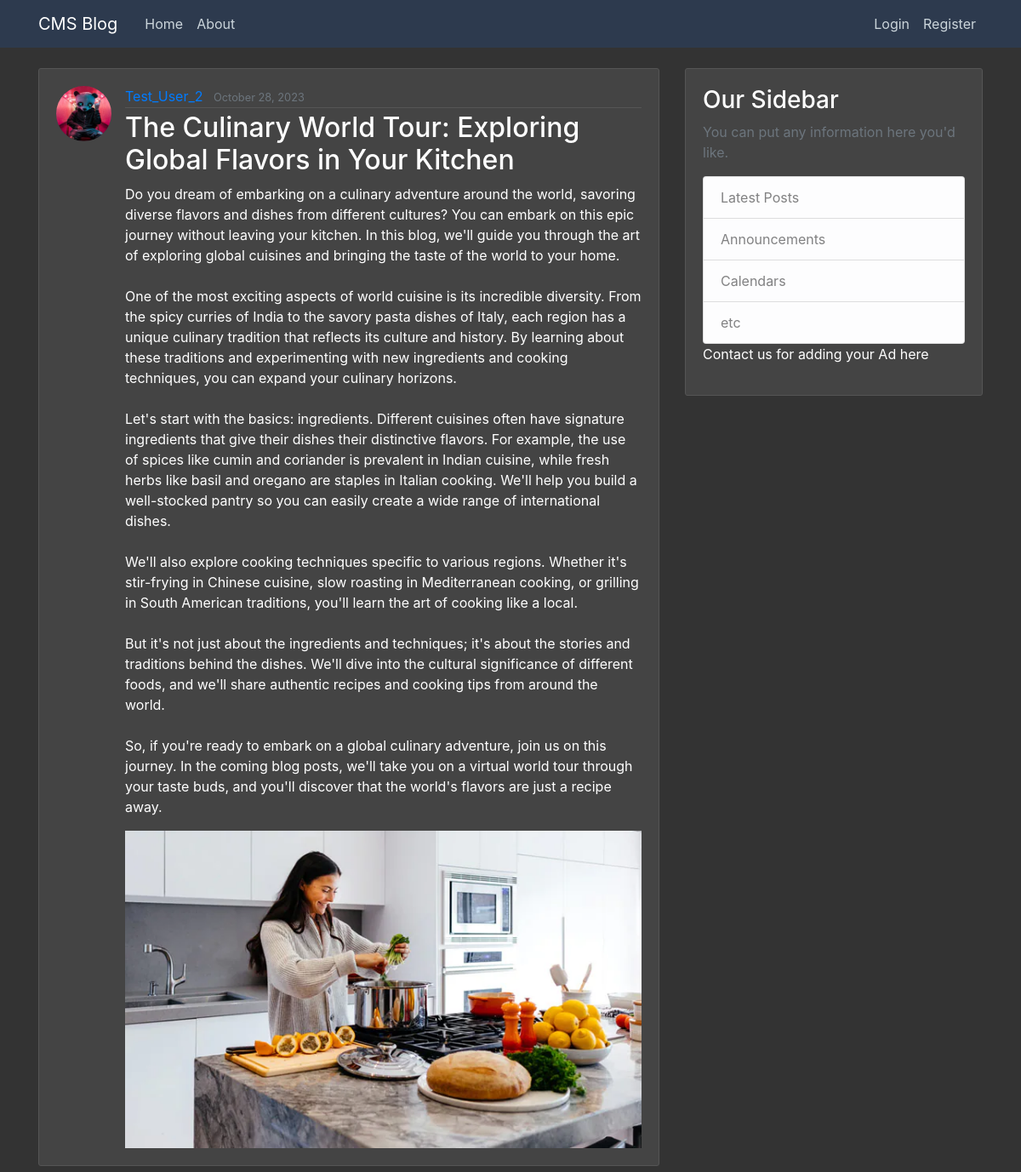
Screenshot of /post/9/ with the database file from the repository.
### cms_app/models.py (models this page shows, shortened)
class Post(models.Model):
    title = models.CharField(max_length=100)
    content = models.TextField()
    date_posted = models.DateTimeField(default=timezone.now)
    author = models.ForeignKey(User, on_delete=models.CASCADE)
    image = models.ImageField(upload_to='blog_images/', blank=True, null=True)
    video = models.FileField(upload_to='blog_videos/', blank=True, null=True)

### users/models.py (models this page shows, shortened)
class Profile(models.Model):
    user = models.OneToOneField(User, on_delete=models.CASCADE)
    image = models.ImageField(default='default.jpg', upload_to='profile_pics')

### cms_app/views.py (the view)
# urls.py: path('post/<int:pk>/', PostDetailView.as_view(), name='post-detail'),
class PostDetailView(DetailView):
    model = Post

### cms_app/templates/cms_app/post_detail.html (shortened to what this page needs)
{% extends "cms_app/base.html" %}
{% block content %}
  <article class="media content-section">
    <img class="rounded-circle article-img" src="{{ object.author.profile.image.url }}">
    <div class="media-body">
      <div class="article-metadata">
        <a class="mr-2" href="{% url 'user-posts' object.author.username %}">{{ object.author }}</a>
        <small class="text-muted">{{ object.date_posted|date:"F d, Y" }}</small>
      </div>
      <h2 class="article-title">{{ object.title }}</h2>
      <p class="article-content">{{ object.content }}</p>
      {% if object.image %}
        <img src="{{ object.image.url }}" class="img-fluid" alt="Post Image">
      {% endif %}
    </div>
  </article>
{% endblock content %}

### cms_app/static/css/main.css (style rules this page uses)
body { background: #fafafa; color: #333333; margin-top: 5rem; }
h1, h2, h3, h4, h5, h6 { color: #444444; }
.content-section { background: #ffffff; padding: 10px 20px; border: 1px solid #dddddd; border-radius: 3px; margin-bottom: 20px; }
.article-title { color: #444444; }
.article-content { white-space: pre-line; }
.article-img { height: 65px; width: 65px; margin-right: 16px; }
.article-metadata { padding-bottom: 1px; margin-bottom: 4px; border-bottom: 1px solid #e3e3e3 }

### cms_app/templates/cms_app/base.html (style rules this page uses)
body { background: #333; color: #fff; margin-top: 5rem; }
h1, h2, h3, h4, h5, h6 { color: #fff; }
.content-section { background: #444; padding: 20px; border: 1px solid #555; border-radius: 3px; margin-bottom: 20px; }
.article-title { color: #fff; text-decoration: none; }
.article-content { white-space: pre-line; }
.article-img { height: 65px; width: 65px; margin-right: 16px; }
.article-metadata { padding-bottom: 1px; margin-bottom: 4px; border-bottom: 1px solid #555; }

### rows the page displays
Post: author.profile.image (picture), author "Test_User_2", date_posted "October 28, 2023", title "The Culinary World Tour: Exploring Global Flavors in Your Kitchen", content "Do you dream of embarking on a culinary adventure around the world, savoring diverse flavors and dishes from different cultures? You can embark on this epic journey without leaving your kitchen. In this blog, we'll guide you through the art of exploring global cuisines and bringing the taste of the world to your home. One of the most exciting aspects of world cuisine is its incredible diversity. From the spicy curries of India to the savory pasta dishes of Italy, each region has a unique culinary tradition that reflects its culture and history. By learning about these traditions and experimenting with new ingredients and cooking techniques, you can expand your culinary horizons. Let's start…", image (picture)
